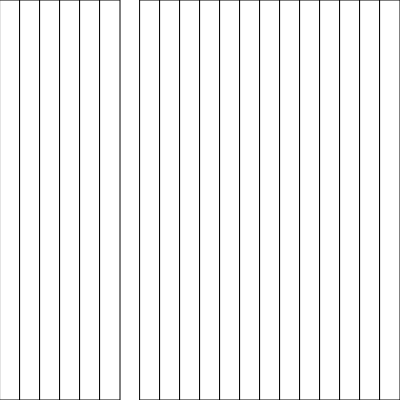
Frame 1 (no input)
Frame 60 (no input): identical to frame 1, image omitted
Frame 120 (the mouse pressed at the canvas centre since frame 60): identical to frame 1, image omitted

The p5.js sketch that drew this single still picture (run headless with seeded random() and noise() and a simulated clock; from frame 60 on, the mouse is pressed at the canvas centre):

// p5.js sketch
// ── sketch.js
function setup() {
  createCanvas(400, 400);
}

function draw() {
  background(255);

  let W;
  let num = 20;
  let mycolor1 = "red";
  let mycolor2 = "blue";
  let i = 0;

  W = width / num;

  while (i < num) {
    let xpos = i * W;
    
    if (i==6) {
      i++
      continue
    }

    if (mouseX > xpos && mouseX < xpos + W) {
      fill(mycolor1);
    } else {
      fill(255);
    } 
      
    rect(xpos, 0, W, height);
    i += 1;
  }
}
